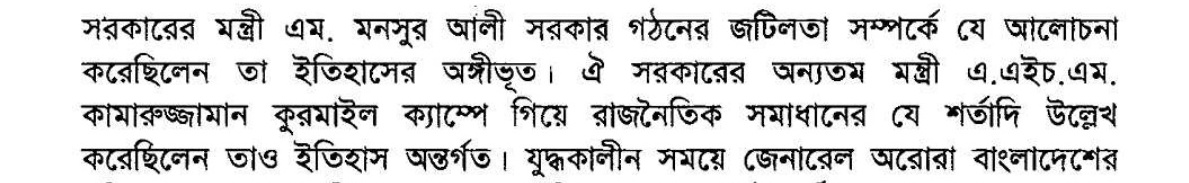
#> input picture bangla_ai_ocr/dataset/images/line_000034.jpg, 1189 x 183 px
$ python -i dataset_builder.py   (imports and definitions only)
#> lines starting #> are read from the running program, lines starting #| are printed output that depends on the picture; after the words box and inside, x2 and y2 are one past the last pixel; in counts of white or black regions, pixels touching at a corner belong together
import sys
import os
import json
import re
import cv2
import numpy as np
from pathlib import Path
from PIL import Image

# [1 line not run here, left out]

ROOT_DIR = Path(__file__).parent.parent
PAGES_DIR = ROOT_DIR / "pages"
CACHE_DIR = ROOT_DIR / "ocr_cache"
DATASET_DIR = Path(__file__).parent / "dataset"
IMAGES_DIR = DATASET_DIR / "images"

# [17 lines left out: function extract_text_lines_from_markdown, not called in this run]

def segment_image_lines(image_path: Path) -> list:
    """Segment printed document page into horizontal text line crops using morphological analysis."""
#> called with image_path = 'dataset/images/line_000034.jpg'
    img = cv2.imread(str(image_path), cv2.IMREAD_GRAYSCALE)
#> img is the input picture: shape (183, 1189); min 0, max 255, mean 216.6
    if img is None:
        return []

    h, w = img.shape
#> h = 183; w = 1189
    top_margin = int(h * 0.08)
#> top_margin = 14
    bottom_margin = int(h * 0.92)
#> bottom_margin = 168
    left_margin = int(w * 0.06)
#> left_margin = 71
    right_margin = int(w * 0.94)
#> right_margin = 1117

    cropped = img[top_margin:bottom_margin, left_margin:right_margin]
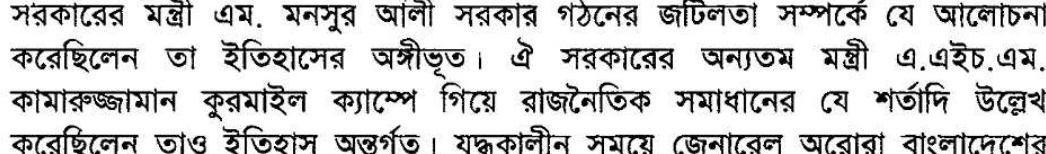
#> cropped: shape (154, 1046); min 0, max 255, mean 204.6
    ch, cw = cropped.shape
#> ch = 154; cw = 1046

    _, thresh = cv2.threshold(cropped, 0, 255, cv2.THRESH_BINARY_INV + cv2.THRESH_OTSU)
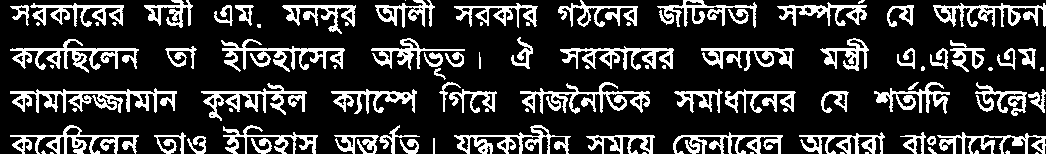
#> thresh: shape (154, 1046); 20.8% white; 93 white regions (32 under 20 px), largest, box (x1, y1, x2, y2) and area: (10, 88, 177, 113) 1712, (520, 82, 650, 114) 1389, (221, 39, 345, 72) 1367

    kernel = cv2.getStructuringElement(cv2.MORPH_RECT, (cw // 15, 3))
    dilated = cv2.dilate(thresh, kernel, iterations=2)
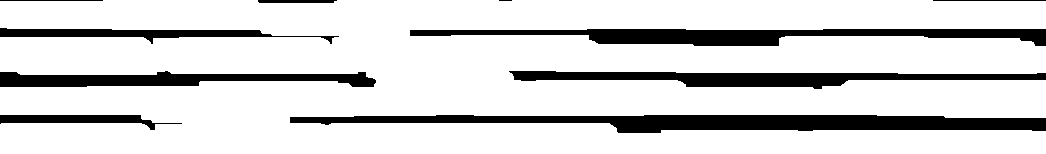
#> dilated: shape (154, 1046); 83.2% white; 10 black regions (1 under 20 px)

    contours, _ = cv2.findContours(dilated, cv2.RETR_EXTERNAL, cv2.CHAIN_APPROX_SIMPLE)
#> contours = 1 contour; box (x1, y1, x2, y2) and area: (0, 0, 1046, 154) 129944

    bounding_boxes = [cv2.boundingRect(c) for c in contours]
#> bounding_boxes = [(0, 0, 1046, 154)]
    bounding_boxes = sorted(bounding_boxes, key=lambda b: b[1])

    line_crops = []
    for x, y, bw, bh in bounding_boxes:
        if bh >= 18 and bw >= cw // 6:
            pad_y = 4
            pad_x = 8
            y1 = max(0, y - pad_y)
            y2 = min(ch, y + bh + pad_y)
            x1 = max(0, x - pad_x)
            x2 = min(cw, x + bw + pad_x)

            line_img = cropped[y1:y2, x1:x2]
            line_crops.append(line_img)
#> this loop made 1 pass
#> (x, y, bw, bh, pad_y, pad_x, y1, y2) on pass 1: (0, 0, 1046, 154, 4, 8, 0, 154)
#> after the loop, line_crops = 1 item

    return line_crops

# [73 lines left out: function build_ocr_dataset, not called in this run]

# [2 lines not run here, left out]

>>> result = segment_image_lines('dataset/images/line_000034.jpg')
#> result = 1 item

$ run again, on bangla_ai_ocr/dataset/images/line_000152.jpg
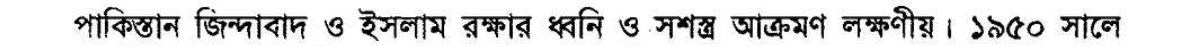
#> input picture bangla_ai_ocr/dataset/images/line_000152.jpg, 1189 x 47 px
#> in segment_image_lines, img is the input picture: shape (47, 1189); min 0, max 255, mean 215.3
#> in segment_image_lines, `_, thresh = cv2.threshold(cropped, 0, 255, cv2.THRESH_BINARY_INV + cv2..`:
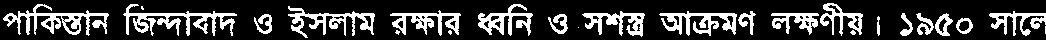
#> thresh: shape (40, 1046); 22.2% white; 24 white regions (5 under 20 px), largest, box (x1, y1, x2, y2) and area: (123, 4, 237, 36) 1220, (3, 4, 109, 36) 1147, (288, 6, 375, 38) 923
#> in segment_image_lines, `dilated = cv2.dilate(thresh, kernel, iterations=2)`:
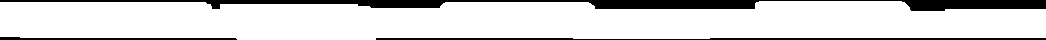
#> dilated: shape (40, 1046); 84.1% white; 3 black regions
#> contours = 1 contour; box (x1, y1, x2, y2) and area: (0, 1, 1046, 40) 34114
#> bounding_boxes = [(0, 1, 1046, 39)]
#> the loop in segment_image_lines, `for x, y, bw, bh in bounding_boxes:` made 1 pass
#> (x, y, bw, bh, pad_y, pad_x, y1, y2) on pass 1: (0, 1, 1046, 39, 4, 8, 0, 40)
#> after the loop in segment_image_lines, `for x, y, bw, bh in bounding_boxes:`: line_crops = 1 item

$ run again, on bangla_ai_ocr/dataset/images/line_000162.jpg
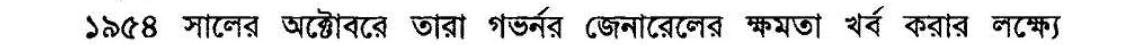
#> input picture bangla_ai_ocr/dataset/images/line_000162.jpg, 1133 x 45 px
#> in segment_image_lines, img is the input picture: shape (45, 1133); min 0, max 255, mean 217.6
#> in segment_image_lines, `_, thresh = cv2.threshold(cropped, 0, 255, cv2.THRESH_BINARY_INV + cv2..`:
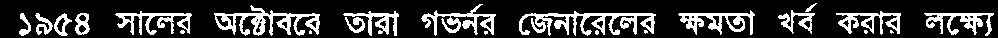
#> thresh: shape (38, 998); 21.1% white; 22 white regions (7 under 20 px), largest, box (x1, y1, x2, y2) and area: (519, 11, 656, 36) 1432, (214, 5, 320, 36) 1216, (678, 10, 755, 35) 792
#> in segment_image_lines, `dilated = cv2.dilate(thresh, kernel, iterations=2)`:
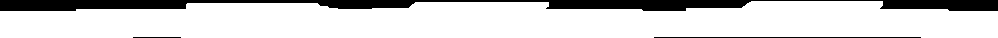
#> dilated: shape (38, 998); 82.4% white; 3 black regions
#> contours = 1 contour; box (x1, y1, x2, y2) and area: (0, 1, 998, 38) 30230
#> bounding_boxes = [(0, 1, 998, 37)]
#> the loop in segment_image_lines, `for x, y, bw, bh in bounding_boxes:` made 1 pass
#> (x, y, bw, bh, pad_y, pad_x, y1, y2) on pass 1: (0, 1, 998, 37, 4, 8, 0, 38)
#> after the loop in segment_image_lines, `for x, y, bw, bh in bounding_boxes:`: line_crops = 1 item
